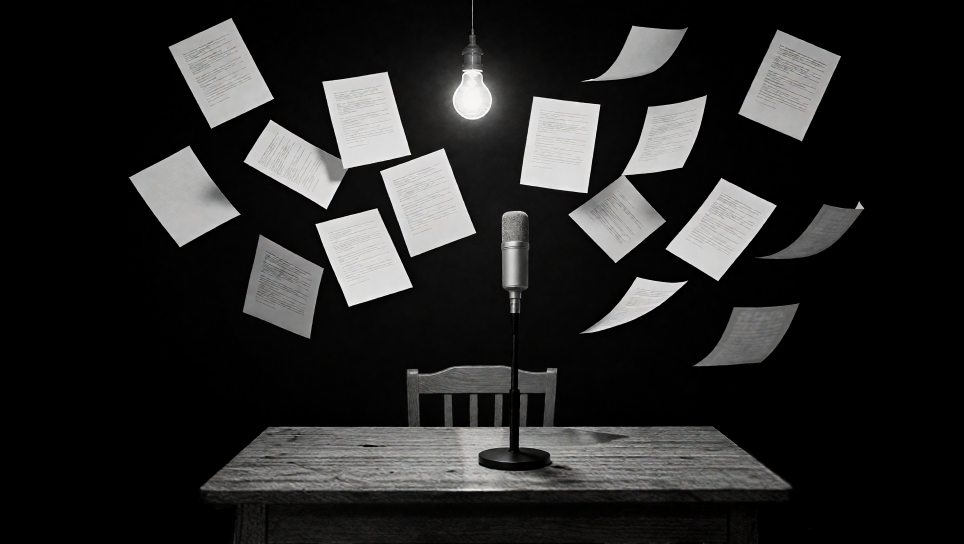
#> input picture Jaisal-intro/v9/mic+paper.png, 1928 x 1088 px, found by its file name (shown at 1/2 size)
$ python make_mic_mask.py
#> lines starting #> are read from the running program, lines starting #| are printed output that depends on the picture
import os
from PIL import Image, ImageDraw, ImageFilter

SRC = r'E:\comfyUi_latest\ComfyUI_windows_portable\ComfyUI\input\mic+paper.png'
OUT = r'E:\comfyUi_latest\ComfyUI_windows_portable\ComfyUI\input\mic_mask.png'

img = Image.open(SRC)
#> img is the input picture: PIL image 1928x1088 RGB; mean R, G, B 39.5, 39.2, 38.9
W, H = img.size
#> W = 1928; H = 1088
print('image size:', W, H)
#| image size: 1928 1088

# Mask: WHITE = region to INPAINT (the mic), BLACK = keep.
# The big broadcast mic is centered: head ~y400-580, stand down to table base ~y950.
mask = Image.new('L', (W, H), 0)
#> mask: PIL image 1928x1088 L; every value is 0
d = ImageDraw.Draw(mask)

# Head (ellipse) + stand (rectangle) + base (ellipse), generous coverage.
cx = int(W * 0.50)
#> cx = 964
d.ellipse([cx-110, 380, cx+110, 600], fill=255)          # mic head
d.rectangle([cx-45, 560, cx+45, 930], fill=255)          # stand
d.ellipse([cx-90, 890, cx+90, 970], fill=255)            # base on table

# Feather the edges so the inpaint blends.
mask = mask.filter(ImageFilter.GaussianBlur(12))
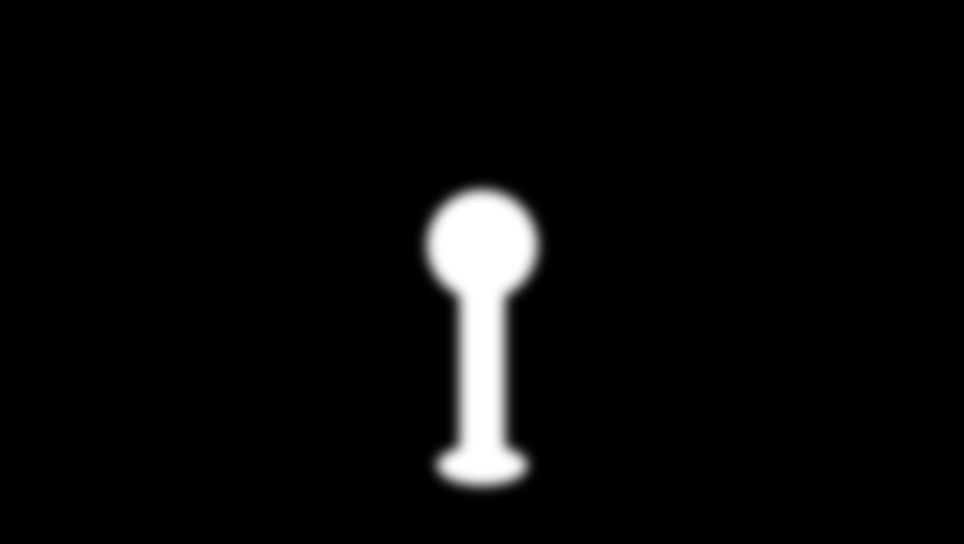
#> mask: PIL image 1928x1088 L (shown at 1/2 size); min 0, max 255, mean 9.3

mask.save(OUT)
print('mask saved:', OUT)
